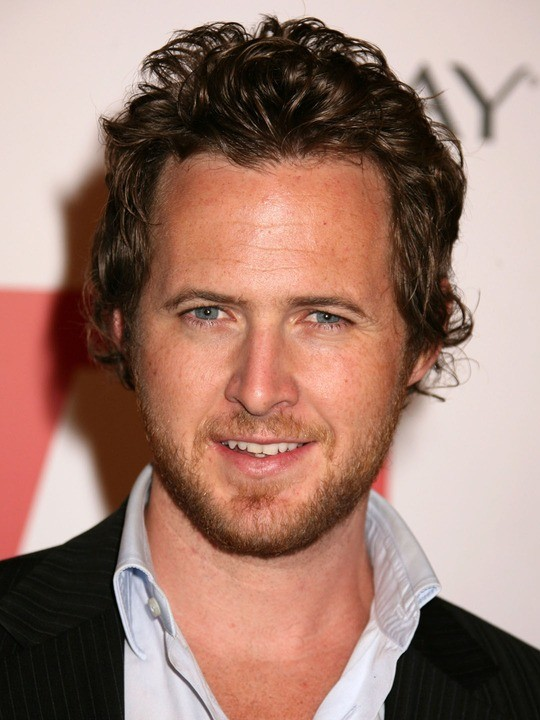
#> input picture database/images/A.J._Buckley/train/00000021.jpg, 540 x 720 px
$ python -i FaceDetection.py   (imports and definitions only)
#> lines starting #> are read from the running program, lines starting #| are printed output that depends on the picture; after the words box and inside, x2 and y2 are one past the last pixel; in counts of white or black regions, pixels touching at a corner belong together
#> further down, picture is the input picture: shape (720, 540, 3); mean B, G, R 113.1, 125.5, 160.1
import cv2 as cv
from datetime import datetime
import os, os.path
import numpy as np


def loadCascade(cascade):

    cascadePath = cv.data.haarcascades + cascade
    face_cascade = cv.CascadeClassifier()

    if not face_cascade.load(cv.samples.findFile(cascadePath)):
        print('--(!)Error loading face cascade')
        exit(0)

    return face_cascade


# [58 lines left out: functions trainModel, getTrainingInfo, recognize, not called in this run]


def detectMainFace(frame):

    face_cascade = loadCascade("haarcascade_frontalface_alt2.xml")

    frame_gray = cv.cvtColor(frame, cv.COLOR_BGR2GRAY)
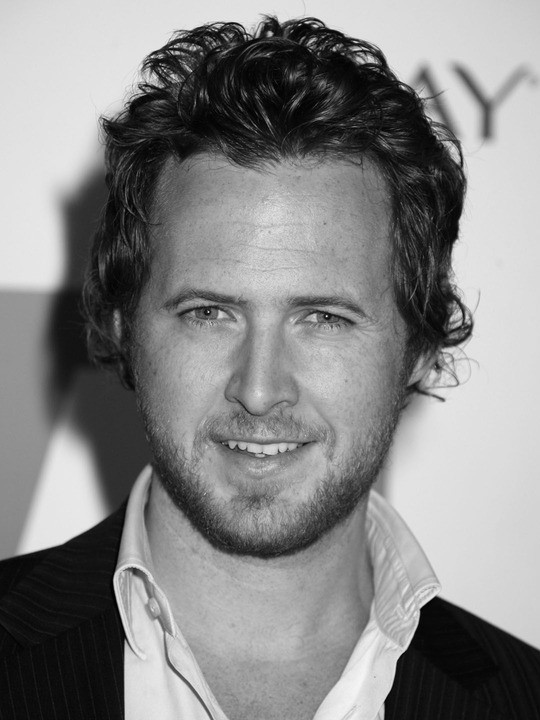
#> frame_gray: shape (720, 540); min 0, max 249, mean 134.4
    frame_gray = cv.equalizeHist(frame_gray) # probar a hacerlo sin esto para ver las diferencias en optimización y cosas de esas
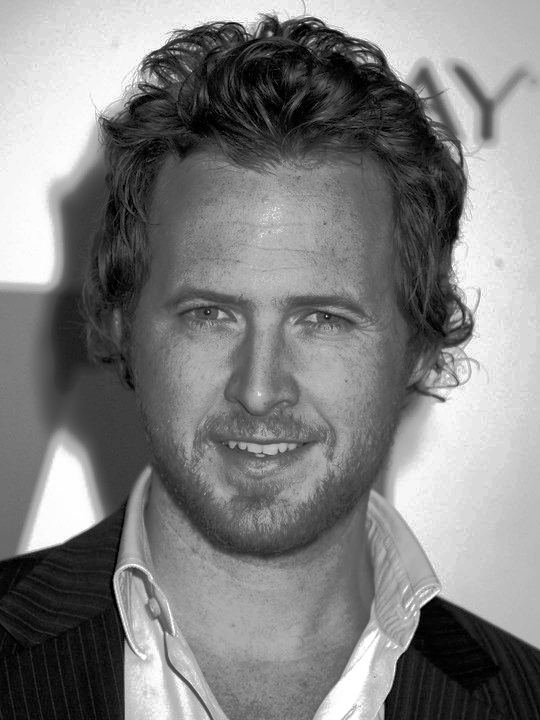
#> frame_gray: shape (720, 540); min 0, max 255, mean 128.5

    #-- Detect faces
    faces = face_cascade.detectMultiScale(frame_gray) # ver cual es el tamaño mínimo de cara que debería reconocer (no queremos que reconozca caras muy pequeñas)
#> faces = [[92, 184, 341, 341]]

    biggerFace = {"x":0, "y":0, "w":0, "h":0}

    for (x,y,w,h) in faces:

        cv.rectangle(frame, (x, y), (x+w, y+h), (0, 255, 0), 2) # TODO: esto creo que debería borrarlo
        faceROI = frame_gray[y:y+h,x:x+w]                       # y esto no se ni que hace


        if (biggerFace["w"] * biggerFace["h"]) < (w * h):   # guardar solo la cara más grande (ver a ver si deberíamos coger las 2 caras mas grandes en caso de que las dos estén cerca de tamaño)
            biggerFace["x"], biggerFace["y"], biggerFace["w"], biggerFace["h"] = x, y, w, h
#> this loop made 1 pass
#> pass 1, in detectMainFace, `faceROI = frame_gray[y:y+h,x:x+w]`:
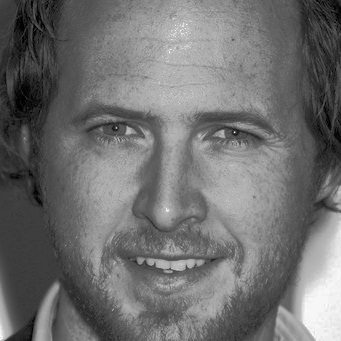
#> faceROI: shape (341, 341); min 0, max 255, mean 111.6
#> after the loop:
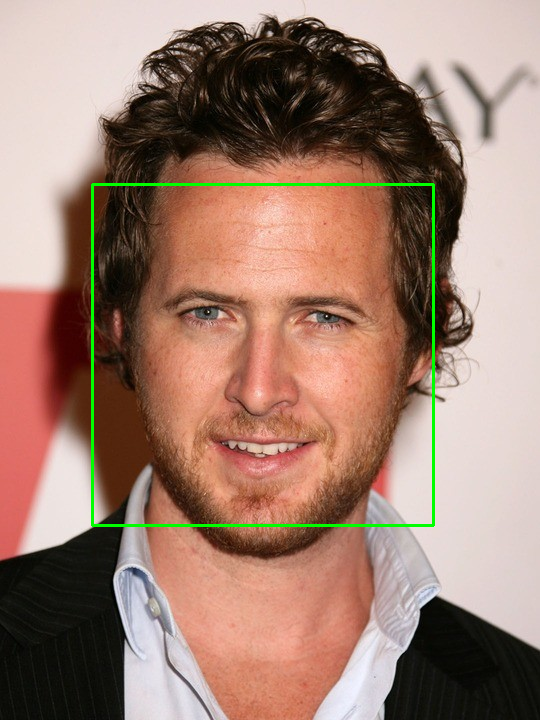
#> frame: shape (720, 540, 3); 1.05% of pixels changed, all inside (x1, y1, x2, y2) = (91, 183, 435, 527)
#> after the loop, biggerFace = {'x': 92, 'y': 184, 'w': 341, 'h': 341}


    ## coger la cara principal y devolverla con frame_gray[y:y+h,x:x+w]

    mainFace = frame_gray[biggerFace["y"]:biggerFace["y"]+biggerFace["h"],biggerFace["x"]:biggerFace["x"]+biggerFace["w"]]

    # cv.imshow('Capture - Face detection', mainFace)
    # cv.waitKey(0)

    faceDimentions = (260,260)
    mainFace = cv.resize(mainFace, faceDimentions)

    return mainFace


# [154 lines left out: functions saveFace, captureAndSaveFaces, prepareFolders, initUser, logIn, register and 1 more, not called in this run]


# [2 lines not run here, left out]

>>> import cv2
>>> picture = cv2.imread('../database/images/A.J._Buckley/train/00000021.jpg')
>>> result = detectMainFace(picture)

$ run again, on database/images/A.J._Buckley/train/00000089.jpg
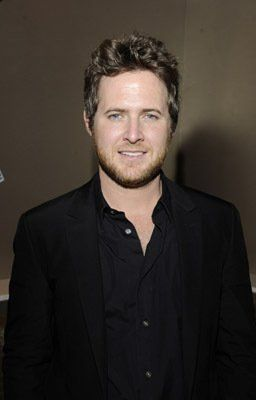
#> input picture database/images/A.J._Buckley/train/00000089.jpg, 256 x 400 px
#> picture is the input picture: shape (400, 256, 3); mean B, G, R 41.9, 47.6, 54.7
#> faces = [[90, 82, 88, 88]]
#> the loop in detectMainFace, `for (x,y,w,h) in faces: ` made 1 pass
#> after the loop in detectMainFace, `for (x,y,w,h) in faces:`:
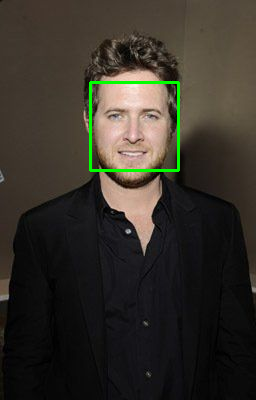
#> frame: shape (400, 256, 3); 1.03% of pixels changed, all inside (x1, y1, x2, y2) = (89, 81, 180, 172)
#> after the loop in detectMainFace, `for (x,y,w,h) in faces:`: biggerFace = {'x': 90, 'y': 82, 'w': 88, 'h': 88}
#> in detectMainFace, `mainFace = cv.resize(mainFace, faceDimentions)`:
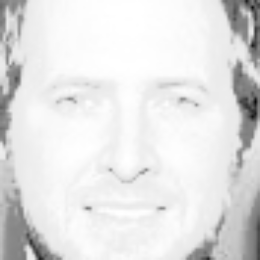
#> mainFace: shape (260, 260); min 8, max 255, mean 226.9

$ run again, on database/images/A.J._Buckley/train/00000099.jpg
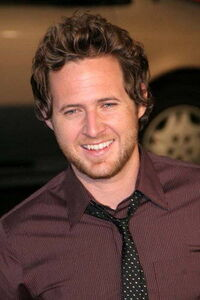
#> input picture database/images/A.J._Buckley/train/00000099.jpg, 200 x 300 px
#> picture is the input picture: shape (300, 200, 3); mean B, G, R 56.5, 67.3, 98.9
#> faces = [[47, 73, 90, 90]]
#> the loop in detectMainFace, `for (x,y,w,h) in faces: ` made 1 pass
#> after the loop in detectMainFace, `for (x,y,w,h) in faces:`:
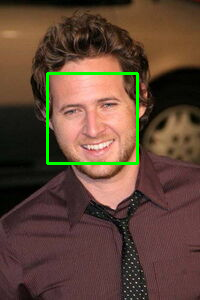
#> frame: shape (300, 200, 3); 1.79% of pixels changed, all inside (x1, y1, x2, y2) = (46, 72, 139, 165)
#> after the loop in detectMainFace, `for (x,y,w,h) in faces:`: biggerFace = {'x': 47, 'y': 73, 'w': 90, 'h': 90}
#> in detectMainFace, `mainFace = cv.resize(mainFace, faceDimentions)`:
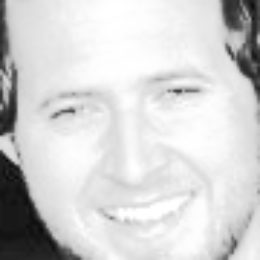
#> mainFace: shape (260, 260); min 10, max 255, mean 210.5

$ run again, on database/images/A.J._Buckley/train/00000127.jpg
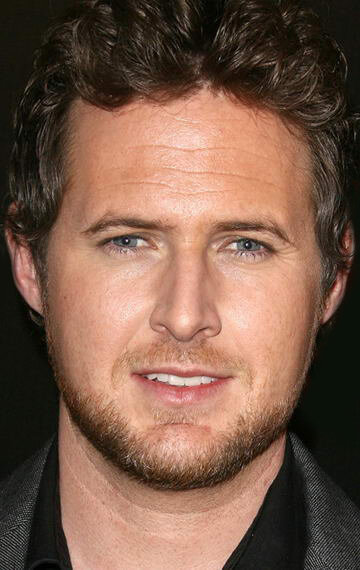
#> input picture database/images/A.J._Buckley/train/00000127.jpg, 360 x 570 px
#> picture is the input picture: shape (570, 360, 3); mean B, G, R 74, 90.5, 121.9
#> in detectMainFace, `frame_gray = cv.equalizeHist(frame_gray)`:
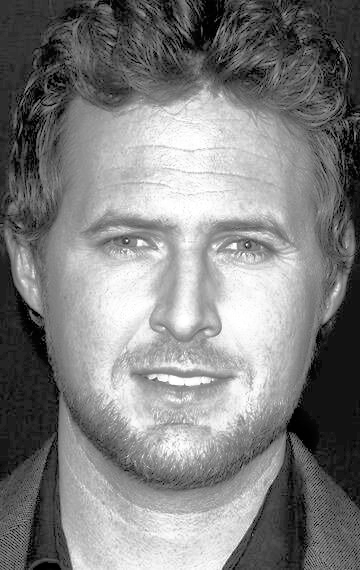
#> frame_gray: shape (570, 360); min 0, max 255, mean 128.5
#> faces = [[40, 140, 287, 287]]
#> the loop in detectMainFace, `for (x,y,w,h) in faces: ` made 1 pass
#> after the loop in detectMainFace, `for (x,y,w,h) in faces:`:
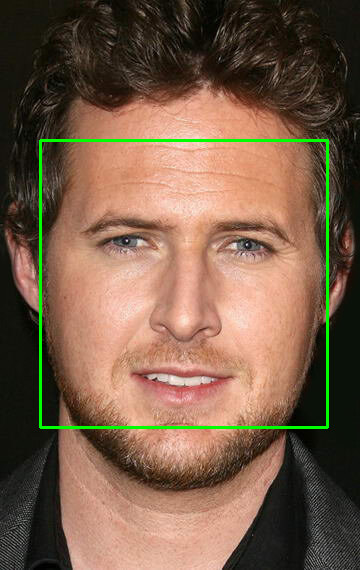
#> frame: shape (570, 360, 3); 1.68% of pixels changed, all inside (x1, y1, x2, y2) = (39, 139, 329, 429)
#> after the loop in detectMainFace, `for (x,y,w,h) in faces:`: biggerFace = {'x': 40, 'y': 140, 'w': 287, 'h': 287}
